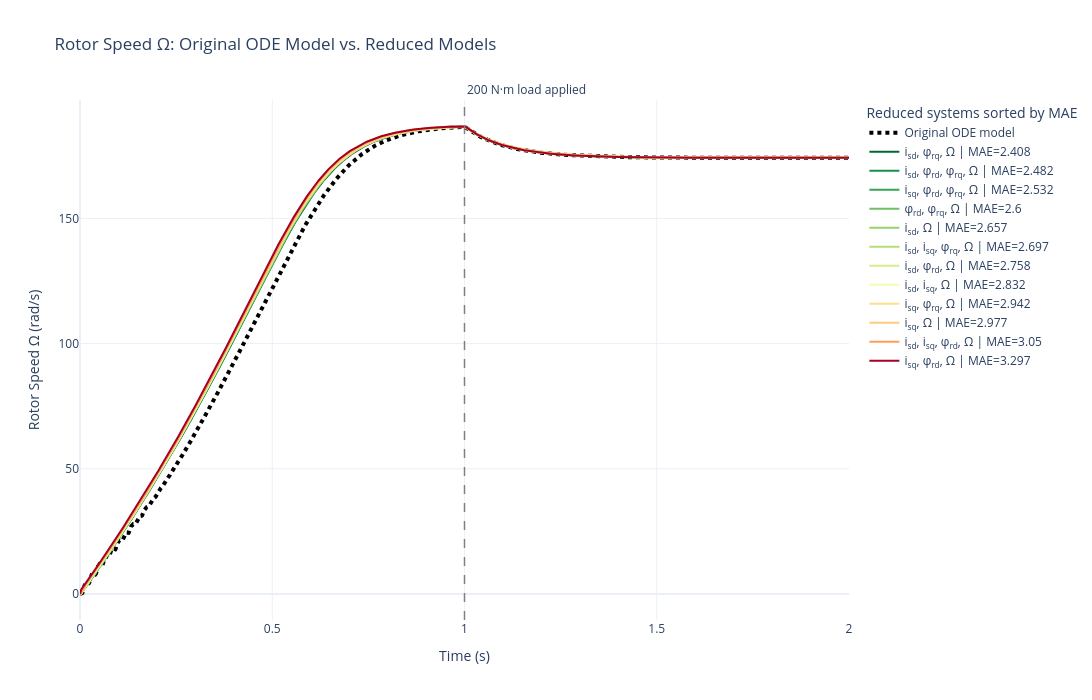

The notebook cell saved with this chart:
### Markdown cell above
## 5.5 Simulating and Ranking the Reduced Models

Each selected reduced model is simulated under the same input and load conditions as the original fifth-order system.

Because the reduced models retain different state combinations, the code:

1. identifies the location of $\Omega$ in each reduced state vector
2. evaluates the reduced symbolic equations numerically
3. applies the $200\ \mathrm{N\cdot m}$ load at $t=1\ \mathrm{s}$
4. compares each reduced rotor-speed trajectory with the original solution
5. calculates error and waveform-based metrics
6. ranks the models and displays the results with Plotly

The original fifth-order trajectory is treated as the reference, and a lower comparison score indicates a closer match.

### Code cell
import numpy as np
import sympy as sp
import plotly.graph_objects as go
import matplotlib.pyplot as plt
from scipy.integrate import odeint


reduced_models = [
    ("i<sub>sd</sub>, Ω", reduced_system_2d4),
    ("i<sub>sq</sub>, Ω", reduced_system_2d7),

    ("i<sub>sd</sub>, i<sub>sq</sub>, Ω", reduced_system_3d3),
    ("i<sub>sd</sub>, φ<sub>rd</sub>, Ω", reduced_system_3d5),
    ("i<sub>sd</sub>, φ<sub>rq</sub>, Ω", reduced_system_3d6),
    ("i<sub>sq</sub>, φ<sub>rd</sub>, Ω", reduced_system_3d8),
    ("i<sub>sq</sub>, φ<sub>rq</sub>, Ω", reduced_system_3d9),
    ("φ<sub>rd</sub>, φ<sub>rq</sub>, Ω", reduced_system_3d10),

    ("i<sub>sd</sub>, i<sub>sq</sub>, φ<sub>rd</sub>, Ω", reduced_system_4d2),
    ("i<sub>sd</sub>, i<sub>sq</sub>, φ<sub>rq</sub>, Ω", reduced_system_4d3),
    ("i<sub>sd</sub>, φ<sub>rd</sub>, φ<sub>rq</sub>, Ω", reduced_system_4d4),
    ("i<sub>sq</sub>, φ<sub>rd</sub>, φ<sub>rq</sub>, Ω", reduced_system_4d5)
]


timepoints_plot = np.asarray(time, dtype=float)

# Use the numerical odeint result, not symbolic Omega = x[4]
orig_output = np.asarray(
    solution[:, 4],
    dtype=float
).reshape(-1)


def load_torque(t):
    return 0.0 if t < 1.0 else 200.0


def solve_reduced_model(model, timepoints):
    state_symbols = list(model.x)
    parameter_symbols = list(model.params)

    numerical_f = sp.lambdify(
        state_symbols + parameter_symbols,
        list(model.f),
        modules="numpy"
    )

    if model.params_values is not None:
        parameter_values = np.asarray(
            model.params_values,
            dtype=float
        ).reshape(-1)
    else:
        parameter_values = np.asarray(
            params_values,
            dtype=float
        ).reshape(-1)

    initial_state = np.asarray(
        model.x_init,
        dtype=float
    ).reshape(-1)

    def rhs(state, t):
        current_parameters = parameter_values.copy()

        current_parameters[11] = load_torque(t)

        derivatives = numerical_f(
            *(list(state) + list(current_parameters))
        )

        derivatives = np.asarray(
            derivatives,
            dtype=float
        ).reshape(-1)

        if len(derivatives) != len(state):
            raise ValueError(
                f"Derivative length {len(derivatives)} "
                f"does not match state length {len(state)}."
            )

        if not np.all(np.isfinite(derivatives)):
            raise FloatingPointError(
                f"Non-finite derivative at t={t}."
            )

        return derivatives

    reduced_solution, solver_info = odeint(
        rhs,
        initial_state,
        timepoints,
        full_output=True,
        rtol=1e-8,
        atol=1e-10,
        mxstep=20000
    )

    if "successful" not in solver_info["message"].lower():
        raise RuntimeError(
            solver_info["message"]
        )

    if not np.all(np.isfinite(reduced_solution)):
        raise FloatingPointError(
            "Reduced solution contains NaN or infinity."
        )

    omega_index = None

    for i, state_symbol in enumerate(state_symbols):
        if str(state_symbol) == "x4":
            omega_index = i
            break

    if omega_index is not None:
        reduced_output = reduced_solution[:, omega_index]

    else:
        C_matrix = np.asarray(
            model.C,
            dtype=float
        )

        if C_matrix.ndim == 1:
            C_matrix = C_matrix.reshape(1, -1)

        reduced_output = np.ravel(
            C_matrix @ reduced_solution.T
        )

    reduced_output = np.asarray(
        reduced_output,
        dtype=float
    ).reshape(-1)

    return reduced_solution, reduced_output


reduced_results = []

for variable_name, model in reduced_models:
    try:
        reduced_solution, reduced_output = solve_reduced_model(
            model,
            timepoints_plot
        )

        if len(reduced_output) != len(orig_output):
            raise ValueError(
                f"Output length mismatch: "
                f"{len(reduced_output)} versus {len(orig_output)}"
            )

        error = orig_output - reduced_output

        mae = np.mean(np.abs(error))
        rmse = np.sqrt(np.mean(error**2))
        max_error = np.max(np.abs(error))

        reduced_results.append({
            "name": variable_name,
            "model": model,
            "solution": reduced_solution,
            "output": reduced_output,
            "mae": mae,
            "rmse": rmse,
            "max_error": max_error
        })

        print(
            f"{variable_name}: "
            f"MAE={mae:.6g}, "
            f"RMSE={rmse:.6g}, "
            f"Max error={max_error:.6g}"
        )

    except Exception as error:
        print(f"{variable_name} failed:")
        print(error)


if len(reduced_results) == 0:
    raise RuntimeError(
        "None of the reduced models simulated successfully."
    )


reduced_results.sort(
    key=lambda result: result["mae"]
)


mae_values = np.array(
    [result["mae"] for result in reduced_results],
    dtype=float
)


if np.isclose(mae_values.min(), mae_values.max()):
    normalized_errors = np.full(
        len(reduced_results),
        0.5
    )
else:
    normalized_errors = (
        mae_values - mae_values.min()
    ) / (
        mae_values.max() - mae_values.min()
    )


cmap = plt.colormaps["RdYlGn_r"]

fig = go.Figure()


fig.add_trace(
    go.Scatter(
        x=timepoints_plot,
        y=orig_output,
        mode="lines",
        name="Original ODE model",
        line=dict(
            color="black",
            dash="dot",
            width=4
        ),
        hovertemplate=(
            "Time: %{x:.4f} s"
            "<br>Speed: %{y:.4f} rad/s"
            "<extra>Original ODE model</extra>"
        )
    )
)


for result, normalized_error in zip(
    reduced_results,
    normalized_errors
):
    rgba = cmap(normalized_error)

    color = (
        f"rgb("
        f"{int(rgba[0] * 255)},"
        f"{int(rgba[1] * 255)},"
        f"{int(rgba[2] * 255)}"
        f")"
    )

    fig.add_trace(
        go.Scatter(
            x=timepoints_plot,
            y=result["output"],
            mode="lines",
            name=(
                f"{result['name']} | "
                f"MAE={result['mae']:.4g}"
            ),
            line=dict(
                color=color,
                width=2
            ),
            hovertemplate=(
                "Time: %{x:.4f} s"
                "<br>Speed: %{y:.4f} rad/s"
                f"<br>MAE: {result['mae']:.5g}"
                f"<br>RMSE: {result['rmse']:.5g}"
                "<extra></extra>"
            )
        )
    )


fig.add_vline(
    x=1.0,
    line_dash="dash",
    line_width=1.5,
    line_color="gray"
)


fig.add_annotation(
    x=1.0,
    y=1.0,
    xref="x",
    yref="paper",
    text="200 N·m load applied",
    showarrow=False,
    xanchor="left",
    yanchor="bottom"
)


fig.update_layout(
    title="Rotor Speed Ω: Original ODE Model vs. Reduced Models",
    xaxis_title="Time (s)",
    yaxis_title="Rotor Speed Ω (rad/s)",
    legend_title="Reduced systems sorted by MAE",
    template="plotly_white",
    width=1150,
    height=700,
    hovermode="x unified"
)


fig.update_xaxes(
    range=[0, 2]
)


fig.show()

### Figure 1 — Plotly figure (JSON) as saved in the notebook; plotly's stock layout.template omitted (floating-point values rounded to 4 significant figures; data arrays with more than 128 entries replaced by an {"elided": "..."} marker saying what was removed)
{"data": [{"hovertemplate": "Time: %{x:.4f} s<br>Speed: %{y:.4f} rad/s<extra>Original ODE model</extra>", "line": {"color": "black", "dash": "dot", "width": 4}, "mode": "lines", "name": "Original ODE model", "type": "scatter", "x": {"elided": "4001 float values"}, "y": {"elided": "4001 float values"}}, {"hovertemplate": "Time: %{x:.4f} s<br>Speed: %{y:.4f} rad/s<br>MAE: 2.4084<br>RMSE: 4.163<extra></extra>", "line": {"color": "rgb(0,104,55)", "width": 2}, "mode": "lines", "name": "i<sub>sd</sub>, φ<sub>rq</sub>, Ω | MAE=2.408", "type": "scatter", "x": {"elided": "4001 float values"}, "y": {"elided": "4001 float values"}}, {"hovertemplate": "Time: %{x:.4f} s<br>Speed: %{y:.4f} rad/s<br>MAE: 2.4815<br>RMSE: 4.2776<extra></extra>", "line": {"color": "rgb(21,143,75)", "width": 2}, "mode": "lines", "name": "i<sub>sd</sub>, φ<sub>rd</sub>, φ<sub>rq</sub>, Ω | MAE=2.482", "type": "scatter", "x": {"elided": "4001 float values"}, "y": {"elided": "4001 float values"}}, {"hovertemplate": "Time: %{x:.4f} s<br>Speed: %{y:.4f} rad/s<br>MAE: 2.5323<br>RMSE: 4.3762<extra></extra>", "line": {"color": "rgb(54,165,87)", "width": 2}, "mode": "lines", "name": "i<sub>sq</sub>, φ<sub>rd</sub>, φ<sub>rq</sub>, Ω | MAE=2.532", "type": "scatter", "x": {"elided": "4001 float values"}, "y": {"elided": "4001 float values"}}, {"hovertemplate": "Time: %{x:.4f} s<br>Speed: %{y:.4f} rad/s<br>MAE: 2.6003<br>RMSE: 4.4868<extra></extra>", "line": {"color": "rgb(112,193,100)", "width": 2}, "mode": "lines", "name": "φ<sub>rd</sub>, φ<sub>rq</sub>, Ω | MAE=2.6", "type": "scatter", "x": {"elided": "4001 float values"}, "y": {"elided": "4001 float values"}}, {"hovertemplate": "Time: %{x:.4f} s<br>Speed: %{y:.4f} rad/s<br>MAE: 2.6567<br>RMSE: 4.571<extra></extra>", "line": {"color": "rgb(152,210,104)", "width": 2}, "mode": "lines", "name": "i<sub>sd</sub>, Ω | MAE=2.657", "type": "scatter", "x": {"elided": "4001 float values"}, "y": {"elided": "4001 float values"}}, {"hovertemplate": "Time: %{x:.4f} s<br>Speed: %{y:.4f} rad/s<br>MAE: 2.6969<br>RMSE: 4.6431<extra></extra>", "line": {"color": "rgb(179,222,114)", "width": 2}, "mode": "lines", "name": "i<sub>sd</sub>, i<sub>sq</sub>, φ<sub>rq</sub>, Ω | MAE=2.697", "type": "scatter", "x": {"elided": "4001 float values"}, "y": {"elided": "4001 float values"}}, {"hovertemplate": "Time: %{x:.4f} s<br>Speed: %{y:.4f} rad/s<br>MAE: 2.758<br>RMSE: 4.7263<extra></extra>", "line": {"color": "rgb(213,237,136)", "width": 2}, "mode": "lines", "name": "i<sub>sd</sub>, φ<sub>rd</sub>, Ω | MAE=2.758", "type": "scatter", "x": {"elided": "4001 float values"}, "y": {"elided": "4001 float values"}}, {"hovertemplate": "Time: %{x:.4f} s<br>Speed: %{y:.4f} rad/s<br>MAE: 2.8323<br>RMSE: 4.8635<extra></extra>", "line": {"color": "rgb(246,251,179)", "width": 2}, "mode": "lines", "name": "i<sub>sd</sub>, i<sub>sq</sub>, Ω | MAE=2.832", "type": "scatter", "x": {"elided": "4001 float values"}, "y": {"elided": "4001 float values"}}, {"hovertemplate": "Time: %{x:.4f} s<br>Speed: %{y:.4f} rad/s<br>MAE: 2.9422<br>RMSE: 5.0499<extra></extra>", "line": {"color": "rgb(254,224,139)", "width": 2}, "mode": "lines", "name": "i<sub>sq</sub>, φ<sub>rq</sub>, Ω | MAE=2.942", "type": "scatter", "x": {"elided": "4001 float values"}, "y": {"elided": "4001 float values"}}, {"hovertemplate": "Time: %{x:.4f} s<br>Speed: %{y:.4f} rad/s<br>MAE: 2.9774<br>RMSE: 5.1103<extra></extra>", "line": {"color": "rgb(253,204,122)", "width": 2}, "mode": "lines", "name": "i<sub>sq</sub>, Ω | MAE=2.977", "type": "scatter", "x": {"elided": "4001 float values"}, "y": {"elided": "4001 float values"}}, {"hovertemplate": "Time: %{x:.4f} s<br>Speed: %{y:.4f} rad/s<br>MAE: 3.0501<br>RMSE: 5.2062<extra></extra>", "line": {"color": "rgb(251,159,90)", "width": 2}, "mode": "lines", "name": "i<sub>sd</sub>, i<sub>sq</sub>, φ<sub>rd</sub>, Ω | MAE=3.05", "type": "scatter", "x": {"elided": "4001 float values"}, "y": {"elided": "4001 float values"}}, {"hovertemplate": "Time: %{x:.4f} s<br>Speed: %{y:.4f} rad/s<br>MAE: 3.2974<br>RMSE: 5.6107<extra></extra>", "line": {"color": "rgb(165,0,38)", "width": 2}, "mode": "lines", "name": "i<sub>sq</sub>, φ<sub>rd</sub>, Ω | MAE=3.297", "type": "scatter", "x": {"elided": "4001 float values"}, "y": {"elided": "4001 float values"}}], "layout": {"annotations": [{"showarrow": false, "text": "200 N·m load applied", "x": 1, "xanchor": "left", "xref": "x", "y": 1, "yanchor": "bottom", "yref": "paper"}], "height": 700, "hovermode": "x unified", "legend": {"title": {"text": "Reduced systems sorted by MAE"}}, "shapes": [{"line": {"color": "gray", "dash": "dash", "width": 1.5}, "type": "line", "x0": 1, "x1": 1, "xref": "x", "y0": 0, "y1": 1, "yref": "y domain"}], "title": {"text": "Rotor Speed Ω: Original ODE Model vs. Reduced Models"}, "width": 1150, "xaxis": {"range": [0, 2], "title": {"text": "Time (s)"}}, "yaxis": {"title": {"text": "Rotor Speed Ω (rad/s)"}}}}
